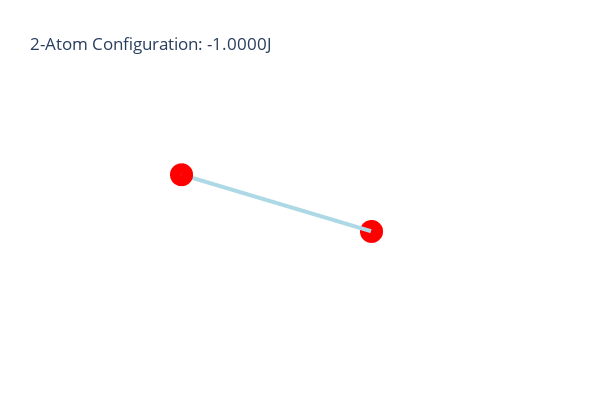
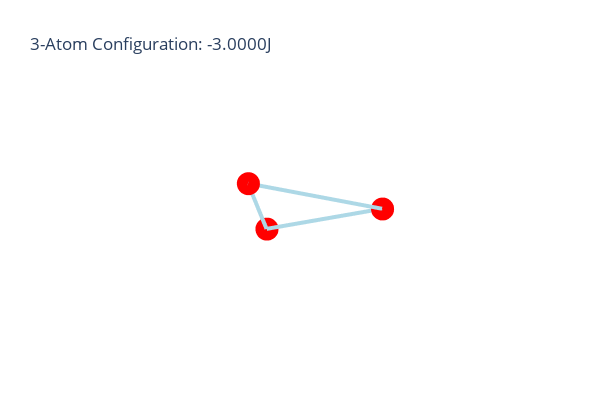
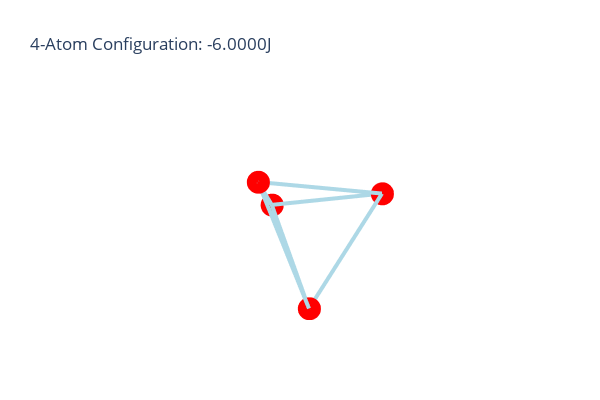

These figures' notebook cell, in order:
### Code cell
for atoms in range(2,10):
    config = bfgs(atoms, debug=False, g_tol=1e-8, energy_tol=1e-8, debug_rate=20)
    plot_3d_points(*config)

### Figure 1 — Plotly figure (JSON) as saved in the notebook; plotly's stock layout.template omitted (floating-point values rounded to 4 significant figures)
{"data": [{"hoverinfo": "text", "hovertext": "Length: 1.00e+00, Contributes -1.00e+00J", "line": {"color": "rgb(173, 216, 230, 0.4)", "width": 8}, "mode": "lines", "showlegend": false, "type": "scatter3d", "x": [0, -0.7923], "y": [0, 0.3081], "z": [0, -0.5266]}, {"hovertext": ["Point 1", "Point 2"], "marker": {"color": "red", "size": 8}, "mode": "markers", "showlegend": false, "type": "scatter3d", "x": [0.0, -0.7923], "y": [0.0, 0.3081], "z": [0.0, -0.5266]}], "layout": {"height": 400, "paper_bgcolor": "rgba(0,0,0,0)", "plot_bgcolor": "rgba(0,0,0,0)", "scene": {"xaxis": {"showgrid": false, "showticklabels": false, "title": {"text": ""}, "visible": false, "zeroline": false}, "yaxis": {"showgrid": false, "showticklabels": false, "title": {"text": ""}, "visible": false, "zeroline": false}, "zaxis": {"showgrid": false, "showticklabels": false, "title": {"text": ""}, "visible": false, "zeroline": false}}, "title": {"text": "2-Atom Configuration: -1.0000J"}, "width": 600}}

### Figure 2 — Plotly figure (JSON) as saved in the notebook; plotly's stock layout.template omitted (floating-point values rounded to 4 significant figures)
{"data": [{"hoverinfo": "text", "hovertext": "Length: 1.00e+00, Contributes -1.00e+00J", "line": {"color": "rgb(173, 216, 230, 0.4)", "width": 8}, "mode": "lines", "showlegend": false, "type": "scatter3d", "x": [0, -0.8422], "y": [0, 0.3649], "z": [0, -0.397]}, {"hoverinfo": "text", "hovertext": "Length: 1.00e+00, Contributes -1.00e+00J", "line": {"color": "rgb(173, 216, 230, 0.4)", "width": 8}, "mode": "lines", "showlegend": false, "type": "scatter3d", "x": [0, -0.4093], "y": [0, -0.4424], "z": [0, -0.798]}, {"hoverinfo": "text", "hovertext": "Length: 1.00e+00, Contributes -1.00e+00J", "line": {"color": "rgb(173, 216, 230, 0.4)", "width": 8}, "mode": "lines", "showlegend": false, "type": "scatter3d", "x": [-0.8422, -0.4093], "y": [0.3649, -0.4424], "z": [-0.397, -0.798]}, {"hovertext": ["Point 1", "Point 2", "Point 3"], "marker": {"color": "red", "size": 8}, "mode": "markers", "showlegend": false, "type": "scatter3d", "x": [0.0, -0.8422, -0.4093], "y": [0.0, 0.3649, -0.4424], "z": [0.0, -0.397, -0.798]}], "layout": {"height": 400, "paper_bgcolor": "rgba(0,0,0,0)", "plot_bgcolor": "rgba(0,0,0,0)", "scene": {"xaxis": {"showgrid": false, "showticklabels": false, "title": {"text": ""}, "visible": false, "zeroline": false}, "yaxis": {"showgrid": false, "showticklabels": false, "title": {"text": ""}, "visible": false, "zeroline": false}, "zaxis": {"showgrid": false, "showticklabels": false, "title": {"text": ""}, "visible": false, "zeroline": false}}, "title": {"text": "3-Atom Configuration: -3.0000J"}, "width": 600}}

### Figure 3 — Plotly figure (JSON) as saved in the notebook; plotly's stock layout.template omitted (floating-point values rounded to 4 significant figures)
{"data": [{"hoverinfo": "text", "hovertext": "Length: 1.00e+00, Contributes -1.00e+00J", "line": {"color": "rgb(173, 216, 230, 0.4)", "width": 8}, "mode": "lines", "showlegend": false, "type": "scatter3d", "x": [0, -0.8914], "y": [0, 0.3119], "z": [0, -0.3287]}, {"hoverinfo": "text", "hovertext": "Length: 1.00e+00, Contributes -1.00e+00J", "line": {"color": "rgb(173, 216, 230, 0.4)", "width": 8}, "mode": "lines", "showlegend": false, "type": "scatter3d", "x": [0, -0.5093], "y": [0, -0.5501], "z": [0, -0.6618]}, {"hoverinfo": "text", "hovertext": "Length: 1.00e+00, Contributes -1.00e+00J", "line": {"color": "rgb(173, 216, 230, 0.4)", "width": 8}, "mode": "lines", "showlegend": false, "type": "scatter3d", "x": [0, -0.1018], "y": [0, 0.319], "z": [0, -0.9423]}, {"hoverinfo": "text", "hovertext": "Length: 1.00e+00, Contributes -1.00e+00J", "line": {"color": "rgb(173, 216, 230, 0.4)", "width": 8}, "mode": "lines", "showlegend": false, "type": "scatter3d", "x": [-0.8914, -0.5093], "y": [0.3119, -0.5501], "z": [-0.3287, -0.6618]}, {"hoverinfo": "text", "hovertext": "Length: 1.00e+00, Contributes -1.00e+00J", "line": {"color": "rgb(173, 216, 230, 0.4)", "width": 8}, "mode": "lines", "showlegend": false, "type": "scatter3d", "x": [-0.8914, -0.1018], "y": [0.3119, 0.319], "z": [-0.3287, -0.9423]}, {"hoverinfo": "text", "hovertext": "Length: 1.00e+00, Contributes -1.00e+00J", "line": {"color": "rgb(173, 216, 230, 0.4)", "width": 8}, "mode": "lines", "showlegend": false, "type": "scatter3d", "x": [-0.5093, -0.1018], "y": [-0.5501, 0.319], "z": [-0.6618, -0.9423]}, {"hovertext": ["Point 1", "Point 2", "Point 3", "Point 4"], "marker": {"color": "red", "size": 8}, "mode": "markers", "showlegend": false, "type": "scatter3d", "x": [0.0, -0.8914, -0.5093, -0.1018], "y": [0.0, 0.3119, -0.5501, 0.319], "z": [0.0, -0.3287, -0.6618, -0.9423]}], "layout": {"height": 400, "paper_bgcolor": "rgba(0,0,0,0)", "plot_bgcolor": "rgba(0,0,0,0)", "scene": {"xaxis": {"showgrid": false, "showticklabels": false, "title": {"text": ""}, "visible": false, "zeroline": false}, "yaxis": {"showgrid": false, "showticklabels": false, "title": {"text": ""}, "visible": false, "zeroline": false}, "zaxis": {"showgrid": false, "showticklabels": false, "title": {"text": ""}, "visible": false, "zeroline": false}}, "title": {"text": "4-Atom Configuration: -6.0000J"}, "width": 600}}
